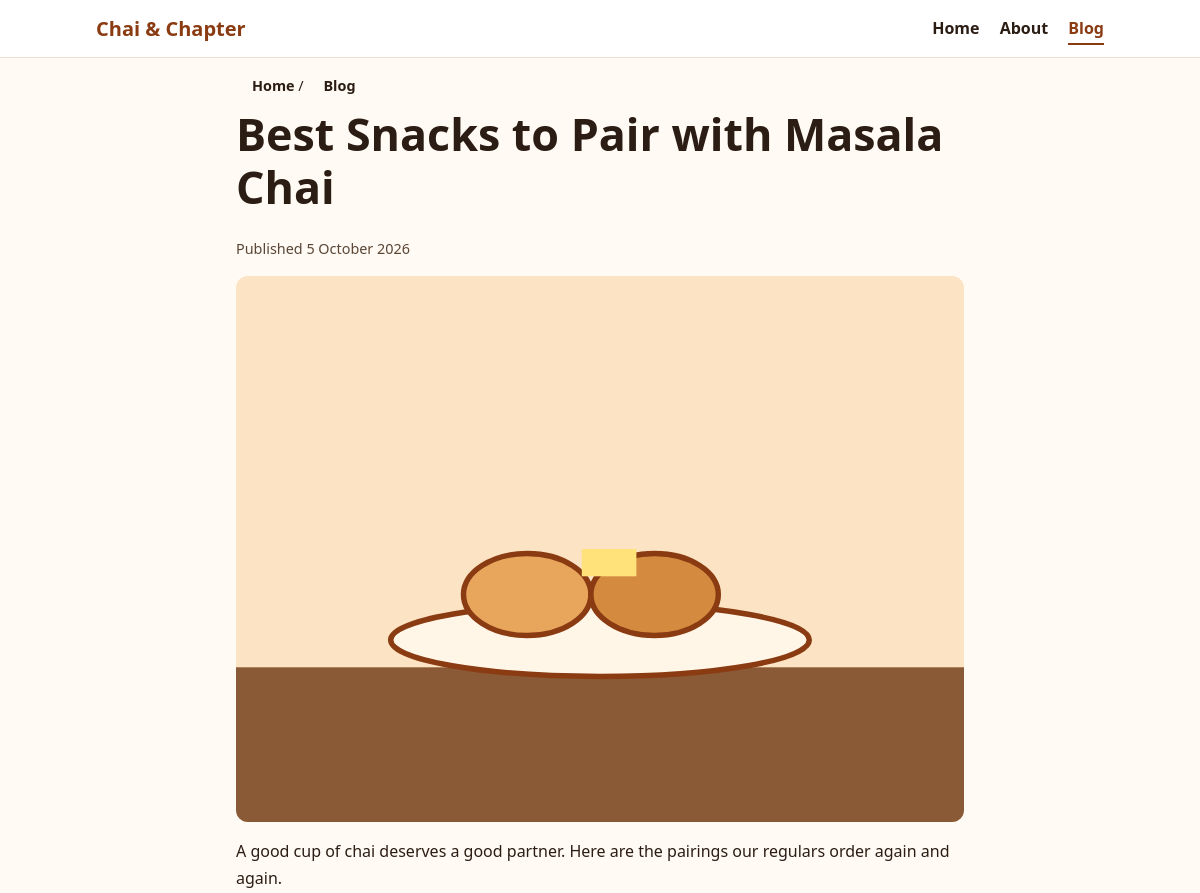
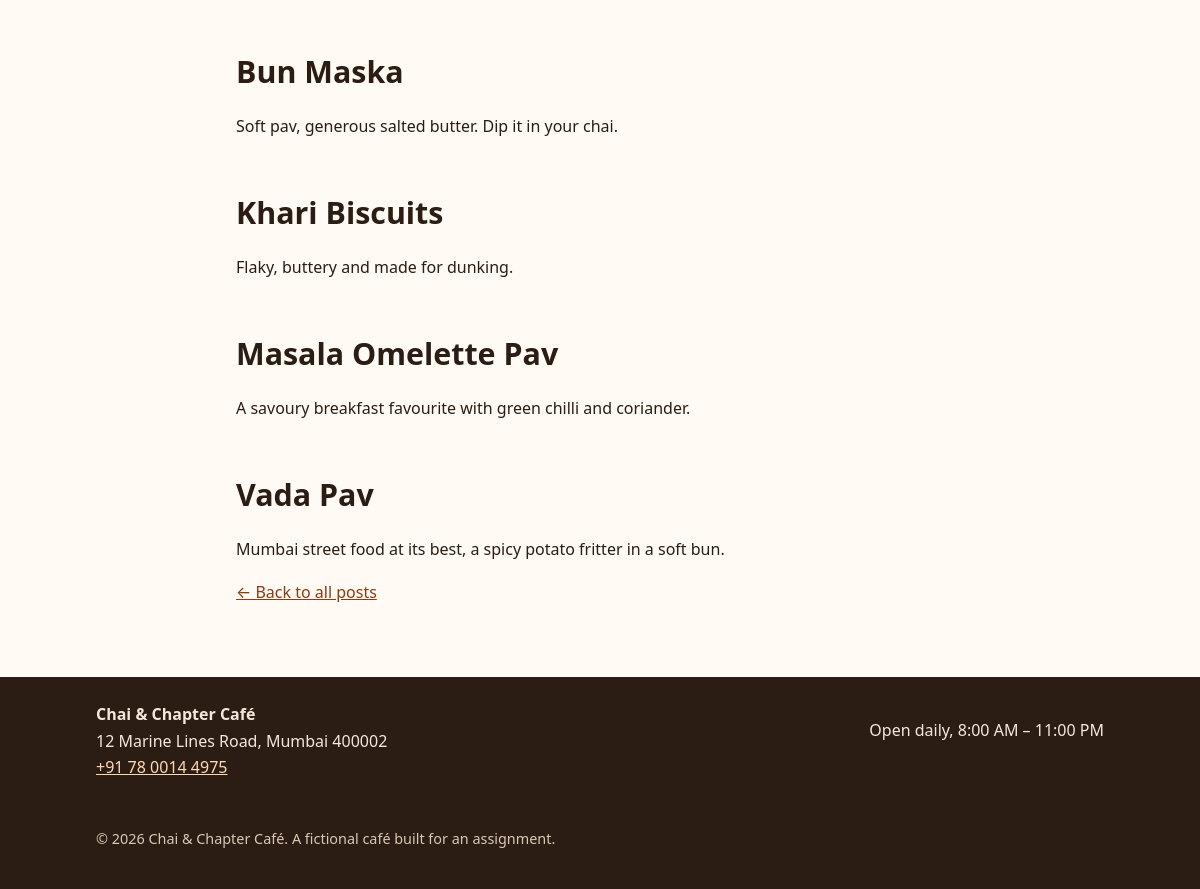
/blog/best-snacks-with-chai, run on the app's committed database (2 pictures, top to bottom).
### tables this page shows
CREATE TABLE posts (
  id INT AUTO_INCREMENT PRIMARY KEY,
  slug VARCHAR(120) NOT NULL UNIQUE,
  title VARCHAR(160) NOT NULL,
  meta_title VARCHAR(70) NOT NULL,
  meta_description VARCHAR(170) NOT NULL,
  excerpt VARCHAR(255) NOT NULL,
  content MEDIUMTEXT NOT NULL,
  image VARCHAR(255) NOT NULL,
  image_alt VARCHAR(255) NOT NULL,
  published_at DATETIME NOT NULL,
  updated_at DATETIME NOT NULL DEFAULT CURRENT_TIMESTAMP ON UPDATE CURRENT_TIMESTAMP
);

### includes/helpers.php (called while the page is built, shortened)
<?php
function e($s): string { return htmlspecialchars((string)$s, ENT_QUOTES, 'UTF-8'); }
function base_path(): string
{
    return rtrim(str_replace('\\', '/', dirname($_SERVER['SCRIPT_NAME'])), '/');
}
function url(string $path = '/'): string { return base_path() . $path; }
function get_post(string $slug): ?array
{
    $s = db()->prepare('SELECT * FROM posts WHERE slug = ?');
    $s->execute([$slug]);
    return $s->fetch() ?: null;
}
function render(string $view, array $meta, array $vars = [], int $status = 200): void
{
    extract($vars);
    require __DIR__ . '/header.php';
    require __DIR__ . '/../pages/' . $view . '.php';
    require __DIR__ . '/footer.php';
}

### includes/db.php (called while the page is built, shortened)
<?php
function db(): PDO
{
    static $pdo = null;
    try {
        $pdo = new PDO(
            'mysql:host=' . DB_HOST . ';dbname=' . DB_NAME . ';charset=utf8mb4',
            DB_USER,
            DB_PASS,
            [
                PDO::ATTR_ERRMODE            => PDO::ERRMODE_EXCEPTION,
                PDO::ATTR_DEFAULT_FETCH_MODE => PDO::FETCH_ASSOC,
                PDO::ATTR_EMULATE_PREPARES   => false,
            ]
        );
    } catch (PDOException $e) {
        http_response_code(500);
        error_log($e->getMessage());
        exit('Database connection failed. Check config.php / DB credentials.');
    }
    return $pdo;
}

### pages/post.php (the view)
<article class="container section post">
  <nav class="crumbs" aria-label="Breadcrumb">
    <a href="<?= e(url('/')) ?>">Home</a> / <a href="<?= e(url('/blog')) ?>">Blog</a>
  </nav>
  <h1><?= e($post['title']) ?></h1>
  <p class="small">Published <time datetime="<?= e(substr($post['published_at'], 0, 10)) ?>"><?= e(date('j F Y', strtotime($post['published_at']))) ?></time></p>
  <img class="wide" src="<?= e(url($post['image'])) ?>" width="800" height="600" alt="<?= e($post['image_alt']) ?>">
  <?= $post['content']  ?>
  <p><a href="<?= e(url('/blog')) ?>">&larr; Back to all posts</a></p>
</article>

### assets/css/style.css (style rules this page uses)
:root { --bg:#fffaf3;--text:#2b1d14;--accent:#8a3b12;--card:#fff;--line:#eadfd0;--dark:#2b1d14 }
* { box-sizing:border-box }
body { margin:0;font-family:system-ui,-apple-system,"Segoe UI",Roboto,sans-serif;line-height:1.65;color:var(--text);background:var(--bg) }
img { max-width:100%;height:auto;display:block;border-radius:12px }
a { color:var(--accent) }
.container { width:100%;max-width:1040px;margin:0 auto;padding:0 1rem }
nav a { margin-left:1rem;text-decoration:none;color:var(--text);font-weight:600;padding:.25rem 0 }
h1 { font-size:clamp(1.8rem,5vw,2.8rem);line-height:1.2;margin:.2em 0 .5em }
h2 { font-size:clamp(1.4rem,3.5vw,1.9rem);margin:1.6em 0 .5em }
.section { padding-top:1rem;padding-bottom:1.5rem }
.wide { margin:1rem 0 }
.small { font-size:.9rem;color:#5a4636 }
.post { max-width:760px }
.crumbs { font-size:.9rem;margin-bottom:.5rem }

### data on the page
posts: title "Best Snacks to Pair with Masala Chai", published_at "5 October 2026", image (picture), content "A good cup of chai deserves a good partner. Here are the pairings our regulars order again and again. Bun Maska Soft pav, generous salted butter. Dip it in your chai. Khari Biscuits Flaky, buttery and made for dunking. Masala Omelette Pav A savoury breakfast favourite with green chilli and coriander. Vada Pav Mumbai street food at its best, a spicy potato fritter in a soft bun."
